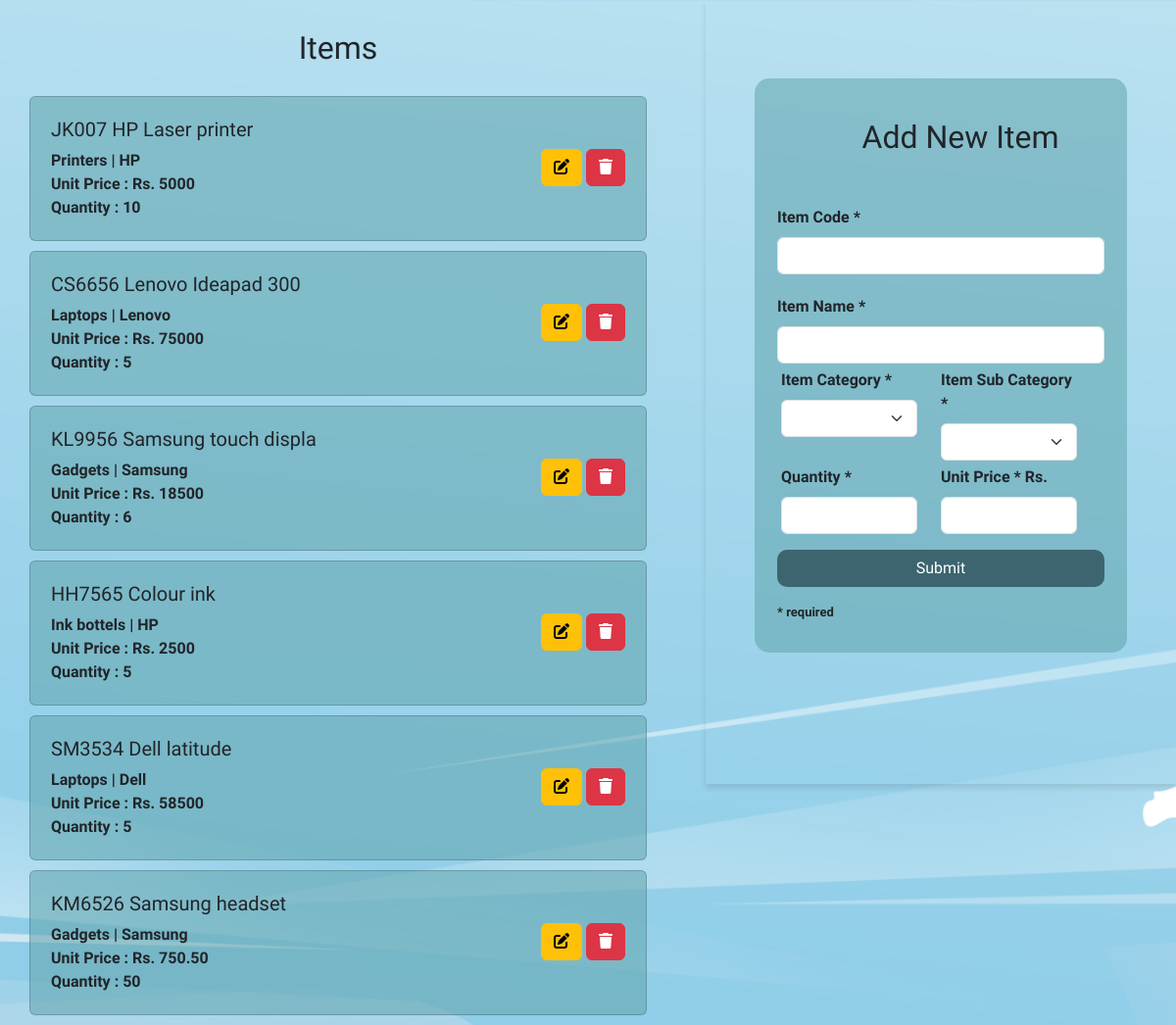
The page /items.php on the database its author committed.
### tables this page shows
CREATE TABLE `item` (
  `id` int NOT NULL,
  `item_code` varchar(20) NOT NULL,
  `item_category` varchar(20) NOT NULL,
  `item_subcategory` varchar(20) NOT NULL,
  `item_name` varchar(20) NOT NULL,
  `quantity` varchar(20) NOT NULL,
  `unit_price` varchar(20) NOT NULL
);

CREATE TABLE `item_category` (
  `id` int NOT NULL,
  `category` varchar(100) NOT NULL
);

CREATE TABLE `item_subcategory` (
  `id` int NOT NULL,
  `sub_category` varchar(100) NOT NULL
);

### src/items.php (the view, shortened to what this page needs)
<?php
include_once 'config.php';
?>
<!DOCTYPE html>
<html>
<head>
    <link rel="stylesheet" href="styles/myStyles.css">
    <link href="https://cdn.jsdelivr.net/npm/bootstrap@5.3.3/dist/css/bootstrap.min.css" rel="stylesheet">
</head>
<body>
    <div class="row">
        <div class="col-7">
            <h2 class="topic">Items</h2>
            <?php
                $sql = "SELECT *, i.id AS item_id
                        FROM item i
                        JOIN item_category c ON i.item_category = c.id
                        JOIN item_subcategory s ON i.item_subcategory = s.id";
                $result = $conn->query($sql);
                if ($result->num_rows > 0) {
                    while ($row = $result->fetch_assoc()) {
                        $id = $row["item_id"];
                        $item_code = $row["item_code"];
                        $item_category = $row["category"];
                        $item_subcategory = $row["sub_category"];
                        $item_name = $row["item_name"];
                        $quantity = $row["quantity"];
                        $unit_price = $row["unit_price"];
                        echo "<div class='card' id='cusCard'>
                                <div class='card-body'>
                                    <h5 class='card-title'>" . $item_code . " " . $item_name . "</h5>
                                    <div class='btns'>
                                        <a class='btn btn-warning' href='updateItem.php?updateid=$id' role='button'><i class='fa-solid fa-pen-to-square'></i></a>
                                        <a class='btn btn-danger' href='deleteItem.php?deleteid=$id' role='button' onclick=\"return confirm('Are you sure you want to delete this record?')\"><i class='fa-solid fa-trash'></i></a>
                                    </div>
                                    <p class='card-text'>" . $item_category . " | " . $item_subcategory . " <br>
                                    Unit Price : Rs. " . $unit_price . "<br>Quantity : " . $quantity . " </p>
                                </div>
                            </div>";
                    }
                } else {
                    echo "<script>alert('No data found');</script>";
                }
            ?>
        </div>
        <div class="col-5">
            <div id="fixed-form-container">
                <form class="row g-3" method="POST" action="addItem.php" id="form">
                    <h2 class="topic">Add New Item</h2>
                    <div class="col-md-12">
                        <label class="form-label">Item Code *</label>
                        <input type="text" name="item_code" class="form-control" required>
                    </div>
                    <div class="col-md-12">
                        <label class="form-label">Item Name *</label>
                        <input type="text" name="item_name" class="form-control" required>
                    </div>
                    <div class="row">
                        <div class="col-6">
                            <label class="form-label">Item Category *</label>
                            <select class="form-select" name="item_category" required>
                                <option></option>
                                <?php
                                    $sql = "SELECT * FROM item_category";
                                    $result = $conn->query($sql);
                                    if ($result->num_rows > 0) {
                                        while ($row = $result->fetch_assoc()) {
                                            $category_id = $row["id"];
                                            $category = $row["category"];
                                            echo "<option value='$category_id'>$category</option>";
                                        }
                                    }
                                ?>
                            </select>
                        </div>
                        <div class="col-6">
                            <label class="form-label">Item Sub Category *</label>
                            <select class="form-select" name="item_subcategory" required>
                                <option></option>
                                <?php
                                    $sql = "SELECT * FROM item_subcategory";
                                    $result = $conn->query($sql);
                                    if ($result->num_rows > 0) {
                                        while ($row = $result->fetch_assoc()) {
                                            $subcategory_id = $row["id"];
                                            $subcategory = $row["sub_category"];
                                            echo "<option value='$subcategory_id'>$subcategory</option>";
                                        }
                                    }
                                ?>
                            </select>
                        </div>
                    </div>
                    <div class="row">
                        <div class="col-md-6">
                            <label class="form-label">Quantity *</label>
                            <input type="number" class="form-control" name="quantity" min="0" required>
                        </div>
                        <div class="col-md-6">
                            <label class="form-label">Unit Price *</label>
                            Rs. <input type="number" class="form-control" name="unit_price" min="0" required>
                        </div>
                    </div>
                    <div class="col-12">
                        <input type="submit" id="submit" value="Submit" class="btn">
                    </div>
                    <p class='p'>* required</p>
                </form>
            </div>
        </div>
    </div>
</body>
</html>

### src/styles/myStyles.css (style rules this page uses)
* { margin: 0; padding: 0; font-family: "Comfortaa", sans-serif; font-weight: 900; }
body { background: url("../images/bg01.png"); background-position: center; background-size: cover; }
#cusCard { padding: 5px; margin: 10px 30px 10px 30px; background-color: rgba(99, 166, 174, 0.568); }
.btns { float: right; }
.topic { text-align: center; padding: 10px; margin: 20px; }
#form { padding: 15px; margin: 60px 30px 0 30px; background-color: rgba(99, 166, 174, 0.568); border-radius: 15px; }
#form label { padding-top: 5px; }
#submit { width: 100%; border-radius: 10px; background-color: rgb(33, 65, 75, 0.7); color: white; }
#fixed-form-container { position: fixed; top: 30; right: 0; width: 40%; z-index: 1000; padding: 20px; box-shadow: 0 4px 6px rgba(0, 0, 0, 0.1); overflow-y: auto; height: 100vh; }
.p { font-size: small; }

### rows shown on the page
item: item_code "JK007", item_name "HP Laser printer", item_category.category "Printers", item_subcategory.sub_category "HP", unit_price "5000", quantity "10"
item: item_code "CS6656", item_name "Lenovo Ideapad 300", item_category.category "Laptops", item_subcategory.sub_category "Lenovo", unit_price "75000", quantity "5"
item: item_code "KL9956", item_name "Samsung touch displa", item_category.category "Gadgets", item_subcategory.sub_category "Samsung", unit_price "18500", quantity "6"
item: item_code "HH7565", item_name "Colour ink", item_category.category "Ink bottels", item_subcategory.sub_category "HP", unit_price "2500", quantity "5"
item: item_code "SM3534", item_name "Dell latitude", item_category.category "Laptops", item_subcategory.sub_category "Dell", unit_price "58500", quantity "5"
item: item_code "KM6526", item_name "Samsung headset", item_category.category "Gadgets", item_subcategory.sub_category "Samsung", unit_price "750.50", quantity "50"
